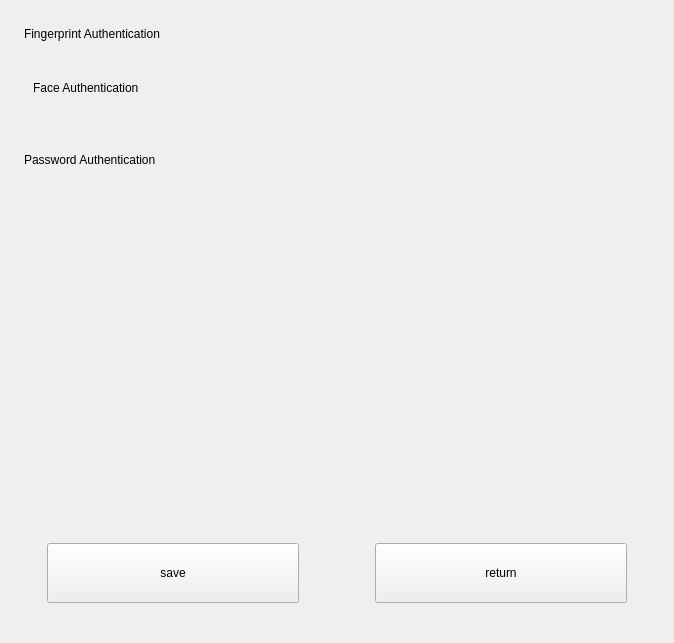
<?xml version="1.0" encoding="UTF-8"?>
<ui version="4.0">
 <class>AuthManagerPage</class>
 <widget class="QWidget" name="AuthManagerPage">
  <property name="geometry">
   <rect>
    <x>0</x>
    <y>0</y>
    <width>674</width>
    <height>643</height>
   </rect>
  </property>
  <property name="windowTitle">
   <string>AuthManagerPage</string>
  </property>
  <layout class="QVBoxLayout" name="verticalLayout">
   <property name="spacing">
    <number>0</number>
   </property>
   <property name="leftMargin">
    <number>24</number>
   </property>
   <property name="topMargin">
    <number>0</number>
   </property>
   <property name="rightMargin">
    <number>24</number>
   </property>
   <property name="bottomMargin">
    <number>0</number>
   </property>
   <item>
    <layout class="QHBoxLayout" name="layout_fingerAuth">
     <property name="spacing">
      <number>0</number>
     </property>
     <property name="topMargin">
      <number>24</number>
     </property>
     <property name="bottomMargin">
      <number>10</number>
     </property>
     <item>
      <widget class="QLabel" name="label_fingerAuth">
       <property name="text">
        <string>Fingerprint Authentication</string>
       </property>
      </widget>
     </item>
     <item>
      <spacer name="horizontalSpacer">
       <property name="orientation">
        <enum>Qt::Horizontal</enum>
       </property>
       <property name="sizeHint" stdset="0">
        <size>
         <width>40</width>
         <height>20</height>
        </size>
       </property>
      </spacer>
     </item>
    </layout>
   </item>
   <item>
    <layout class="QVBoxLayout" name="layout_fingerTemplate">
     <property name="spacing">
      <number>10</number>
     </property>
    </layout>
   </item>
   <item>
    <widget class="QWidget" name="widget_faceAuth" native="true">
     <layout class="QHBoxLayout" name="layout_faceAuth">
      <property name="spacing">
       <number>0</number>
      </property>
      <property name="topMargin">
       <number>24</number>
      </property>
      <property name="bottomMargin">
       <number>10</number>
      </property>
      <item>
       <widget class="QLabel" name="label_faceAuth">
        <property name="text">
         <string>Face Authentication</string>
        </property>
       </widget>
      </item>
      <item>
       <spacer name="horizontalSpacer_2">
        <property name="orientation">
         <enum>Qt::Horizontal</enum>
        </property>
        <property name="sizeHint" stdset="0">
         <size>
          <width>40</width>
          <height>20</height>
         </size>
        </property>
       </spacer>
      </item>
     </layout>
    </widget>
   </item>
   <item>
    <widget class="QWidget" name="widget_faceTemplate" native="true">
     <layout class="QVBoxLayout" name="layout_faceTemplate">
      <property name="spacing">
       <number>10</number>
      </property>
     </layout>
    </widget>
   </item>
   <item>
    <layout class="QHBoxLayout" name="layout_passwdAuth">
     <property name="spacing">
      <number>0</number>
     </property>
     <property name="topMargin">
      <number>24</number>
     </property>
     <property name="bottomMargin">
      <number>10</number>
     </property>
     <item>
      <widget class="QLabel" name="label_passwdAuth">
       <property name="text">
        <string>Password Authentication</string>
       </property>
      </widget>
     </item>
     <item>
      <spacer name="horizontalSpacer_3">
       <property name="orientation">
        <enum>Qt::Horizontal</enum>
       </property>
       <property name="sizeHint" stdset="0">
        <size>
         <width>40</width>
         <height>20</height>
        </size>
       </property>
      </spacer>
     </item>
    </layout>
   </item>
   <item>
    <spacer name="verticalSpacer">
     <property name="orientation">
      <enum>Qt::Vertical</enum>
     </property>
     <property name="sizeHint" stdset="0">
      <size>
       <width>20</width>
       <height>40</height>
      </size>
     </property>
    </spacer>
   </item>
   <item>
    <layout class="QHBoxLayout" name="horizontalLayout_6">
     <property name="spacing">
      <number>0</number>
     </property>
     <property name="bottomMargin">
      <number>40</number>
     </property>
     <item>
      <spacer name="horizontalSpacer_4">
       <property name="orientation">
        <enum>Qt::Horizontal</enum>
       </property>
       <property name="sizeHint" stdset="0">
        <size>
         <width>40</width>
         <height>20</height>
        </size>
       </property>
      </spacer>
     </item>
     <item>
      <widget class="QPushButton" name="btn_save">
       <property name="sizePolicy">
        <sizepolicy hsizetype="Fixed" vsizetype="Fixed">
         <horstretch>0</horstretch>
         <verstretch>0</verstretch>
        </sizepolicy>
       </property>
       <property name="minimumSize">
        <size>
         <width>252</width>
         <height>60</height>
        </size>
       </property>
       <property name="maximumSize">
        <size>
         <width>252</width>
         <height>60</height>
        </size>
       </property>
       <property name="text">
        <string>save</string>
       </property>
      </widget>
     </item>
     <item>
      <spacer name="horizontalSpacer_5">
       <property name="orientation">
        <enum>Qt::Horizontal</enum>
       </property>
       <property name="sizeType">
        <enum>QSizePolicy::Fixed</enum>
       </property>
       <property name="sizeHint" stdset="0">
        <size>
         <width>76</width>
         <height>20</height>
        </size>
       </property>
      </spacer>
     </item>
     <item>
      <widget class="QPushButton" name="btn_return">
       <property name="sizePolicy">
        <sizepolicy hsizetype="Fixed" vsizetype="Fixed">
         <horstretch>0</horstretch>
         <verstretch>0</verstretch>
        </sizepolicy>
       </property>
       <property name="minimumSize">
        <size>
         <width>252</width>
         <height>60</height>
        </size>
       </property>
       <property name="maximumSize">
        <size>
         <width>252</width>
         <height>60</height>
        </size>
       </property>
       <property name="text">
        <string>return</string>
       </property>
      </widget>
     </item>
     <item>
      <spacer name="horizontalSpacer_6">
       <property name="orientation">
        <enum>Qt::Horizontal</enum>
       </property>
       <property name="sizeHint" stdset="0">
        <size>
         <width>40</width>
         <height>20</height>
        </size>
       </property>
      </spacer>
     </item>
    </layout>
   </item>
  </layout>
 </widget>
 <resources/>
 <connections/>
</ui>
